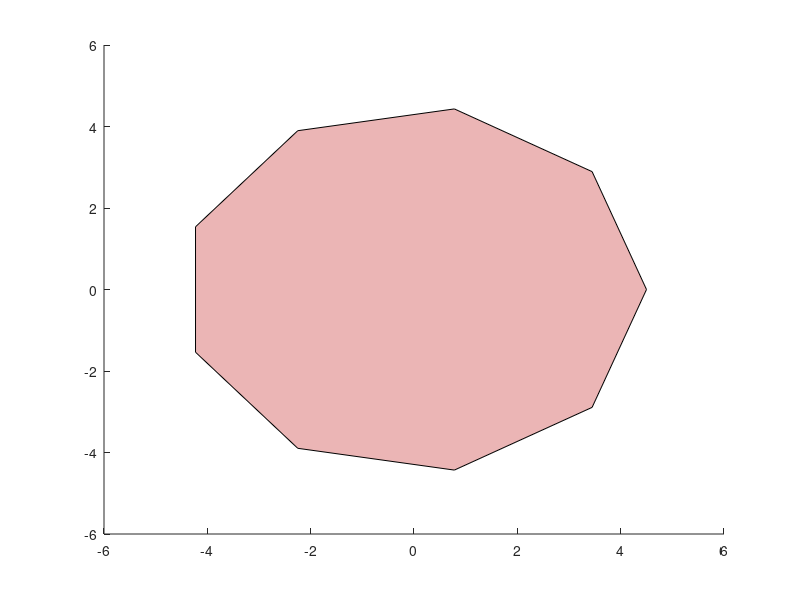

MATLAB code for this plot: (Note: this script raises an error after producing the figure.)
t = 0:2*pi/100:2*pi;

lissajous = @(m,n,d) sin(m*t) + 1i*cos(n*t+pi*d);

f = lissajous(5,3,0);
%plot(real(f), imag(f),'color',[0.00,0.45,0.74], 'linewidth', 0.7, 'marker', '*')

xl = real(f);
ylk = imag(f);

length = 2;
r = 20*length/(2*pi);

theta1 = xl*2*pi/length;

k = 1;
for i=1:101
    
  if(abs(theta1(i)- 3.1416) > 0)
      theta(k) = theta1(i);
      yl(k) = ylk(i);
      k = k + 1;
  end 
end

x = 0; y = 0; z = 0;

x = r*sin(theta);
y = r*cos(theta);
z = yl;

path(1,:) = [0 6.3662 2.5];
path(2:102,:) = [x' y' z'+1.5];


a_fit = 4.5;
b_fit = 4.5;

samples = 10;
samp_theta = linspace(0,2*pi,samples);
samp_r = sqrt(1./((cos(samp_theta')).^2./a_fit.^2+(sin(samp_theta')).^2./b_fit.^2));
[samp_X,samp_Y] = pol2cart(samp_theta',samp_r);
samp_Z_1=repmat(0,samples,1);
samp_Z_2=repmat(2.5,samples,1);

figure(1);
hold on
patch('XData',samp_X,'YData',samp_Y,'ZData',samp_Z_1,'FaceColor',[0.92,0.71,0.71]);
alpha(0.3)
patch('XData',samp_X,'YData',samp_Y,'ZData',samp_Z_2,'FaceColor',[0.92,0.71,0.71]);
alpha(0.3)
% This is new. I define the vertices using the existing variables
% The data is transposed so that they are 4xSamples
lX = [samp_X samp_X samp_X samp_X]'; 
lY = [samp_Y samp_Y samp_Y samp_Y]'; 
lZ = [samp_Z_1 samp_Z_2 samp_Z_2 samp_Z_1]'; 
% circshift the X and Y values to allow for my vertex numbering scheme
lX(3:4,:)=circshift(lX(3:4,:),-1,2);
lY(3:4,:)=circshift(lY(3:4,:),-1,2);
patch('XData',lX,'YData',lY,'ZData',lZ,'FaceColor',[0.75,0.26,0.26],'EdgeColor',[0.90,0.90,0.90]);
alpha(0.3)
hold off
xlabel('X');
ylabel('Y');
zlabel('Z'); 
view(3)
hold on 
plot3(path(:,1), path(:,2), path(:,3),"--*",'Color',[0.00,0.45,0.74],'LineWidth', 1.5)
hold off